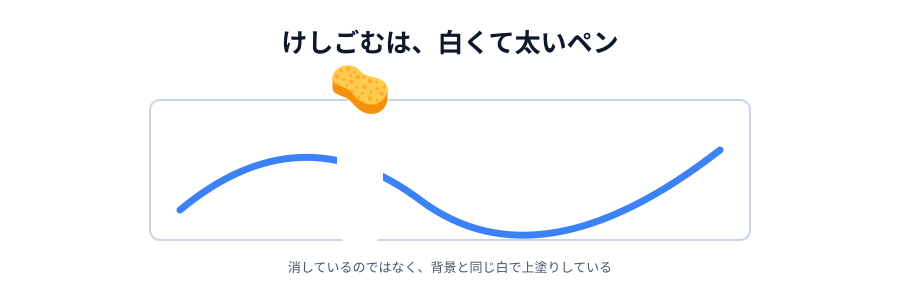

Generate this figure with Python:
# 00-thumbnail.svg
# スキーマ: BLOCKAGE（白い帯が下の線を覆い隠す）

import sys
sys.path.insert(0, "/Users/seekseep/.claude/skills/genfig")
from genfig import Canvas, PALETTE

c = Canvas(900, 290)
c.text(450, 52, "けしごむは、白くて太いペン", scale="xl")

c.raw('<rect x="150" y="100" width="600" height="140" rx="10" fill="#ffffff" stroke="#cbd5e1" stroke-width="2"/>')
c.raw('<path d="M180 210 Q 300 110 420 200 T 720 150" fill="none" stroke="#3b82f6" stroke-width="7" stroke-linecap="round"/>')
c.raw('<line x1="360" y1="120" x2="360" y2="225" stroke="#ffffff" stroke-width="46" stroke-linecap="round"/>')
c.emoji("1f9fd", 332, 60, 56)
c.text(450, 272, "消しているのではなく、背景と同じ白で上塗りしている", scale="sm")

c.save("00-thumbnail.svg")
